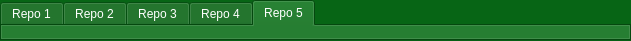
   <widget class="QTabWidget" name="tabWidget">
    <property name="geometry">
     <rect>
      <x>10</x>
      <y>100</y>
      <width>631</width>
      <height>41</height>
     </rect>
    </property>
    <property name="palette">
     <palette>
      <active>
       <colorrole role="WindowText">
        <brush brushstyle="SolidPattern">
         <color alpha="255">
          <red>255</red>
          <green>255</green>
          <blue>255</blue>
         </color>
        </brush>
       </colorrole>
       <colorrole role="Button">
        <brush brushstyle="SolidPattern">
         <color alpha="255">
          <red>7</red>
          <green>101</green>
          <blue>21</blue>
         </color>
        </brush>
       </colorrole>
       <colorrole role="Light">
        <brush brushstyle="SolidPattern">
         <color alpha="255">
          <red>10</red>
          <green>152</green>
          <blue>31</blue>
         </color>
        </brush>
       </colorrole>
       <colorrole role="Midlight">
        <brush brushstyle="SolidPattern">
         <color alpha="255">
          <red>8</red>
          <green>126</green>
          <blue>26</blue>
         </color>
        </brush>
       </colorrole>
       <colorrole role="Dark">
        <brush brushstyle="SolidPattern">
         <color alpha="255">
          <red>3</red>
          <green>50</green>
          <blue>10</blue>
         </color>
        </brush>
       </colorrole>
       <colorrole role="Mid">
        <brush brushstyle="SolidPattern">
         <color alpha="255">
          <red>4</red>
          <green>67</green>
          <blue>14</blue>
         </color>
        </brush>
       </colorrole>
       <colorrole role="Text">
        <brush brushstyle="SolidPattern">
         <color alpha="255">
          <red>255</red>
          <green>255</green>
          <blue>255</blue>
         </color>
        </brush>
       </colorrole>
       <colorrole role="BrightText">
        <brush brushstyle="SolidPattern">
         <color alpha="255">
          <red>255</red>
          <green>255</green>
          <blue>255</blue>
         </color>
        </brush>
       </colorrole>
       <colorrole role="ButtonText">
        <brush brushstyle="SolidPattern">
         <color alpha="255">
          <red>255</red>
          <green>255</green>
          <blue>255</blue>
         </color>
        </brush>
       </colorrole>
       <colorrole role="Base">
        <brush brushstyle="SolidPattern">
         <color alpha="255">
          <red>0</red>
          <green>0</green>
          <blue>0</blue>
         </color>
        </brush>
       </colorrole>
       <colorrole role="Window">
        <brush brushstyle="SolidPattern">
         <color alpha="255">
          <red>7</red>
          <green>101</green>
          <blue>21</blue>
         </color>
        </brush>
       </colorrole>
       <colorrole role="Shadow">
        <brush brushstyle="SolidPattern">
         <color alpha="255">
          <red>0</red>
          <green>0</green>
          <blue>0</blue>
         </color>
        </brush>
       </colorrole>
       <colorrole role="AlternateBase">
        <brush brushstyle="SolidPattern">
         <color alpha="255">
          <red>3</red>
          <green>50</green>
          <blue>10</blue>
         </color>
        </brush>
       </colorrole>
       <colorrole role="ToolTipBase">
        <brush brushstyle="SolidPattern">
         <color alpha="255">
          <red>255</red>
          <green>255</green>
          <blue>220</blue>
         </color>
        </brush>
       </colorrole>
       <colorrole role="ToolTipText">
        <brush brushstyle="SolidPattern">
         <color alpha="255">
          <red>0</red>
          <green>0</green>
          <blue>0</blue>
         </color>
        </brush>
       </colorrole>
      </active>
      <inactive>
       <colorrole role="WindowText">
        <brush brushstyle="SolidPattern">
         <color alpha="255">
          <red>255</red>
          <green>255</green>
          <blue>255</blue>
         </color>
        </brush>
       </colorrole>
       <colorrole role="Button">
        <brush brushstyle="SolidPattern">
         <color alpha="255">
          <red>7</red>
          <green>101</green>
          <blue>21</blue>
         </color>
        </brush>
       </colorrole>
       <colorrole role="Light">
        <brush brushstyle="SolidPattern">
         <color alpha="255">
          <red>10</red>
          <green>152</green>
          <blue>31</blue>
         </color>
        </brush>
       </colorrole>
       <colorrole role="Midlight">
        <brush brushstyle="SolidPattern">
         <color alpha="255">
          <red>8</red>
          <green>126</green>
          <blue>26</blue>
         </color>
        </brush>
       </colorrole>
       <colorrole role="Dark">
        <brush brushstyle="SolidPattern">
         <color alpha="255">
          <red>3</red>
          <green>50</green>
          <blue>10</blue>
         </color>
        </brush>
       </colorrole>
       <colorrole role="Mid">
        <brush brushstyle="SolidPattern">
         <color alpha="255">
          <red>4</red>
          <green>67</green>
          <blue>14</blue>
         </color>
        </brush>
       </colorrole>
       <colorrole role="Text">
        <brush brushstyle="SolidPattern">
         <color alpha="255">
          <red>255</red>
          <green>255</green>
          <blue>255</blue>
         </color>
        </brush>
       </colorrole>
       <colorrole role="BrightText">
        <brush brushstyle="SolidPattern">
         <color alpha="255">
          <red>255</red>
          <green>255</green>
          <blue>255</blue>
         </color>
        </brush>
       </colorrole>
       <colorrole role="ButtonText">
        <brush brushstyle="SolidPattern">
         <color alpha="255">
          <red>255</red>
          <green>255</green>
          <blue>255</blue>
         </color>
        </brush>
       </colorrole>
       <colorrole role="Base">
        <brush brushstyle="SolidPattern">
         <color alpha="255">
          <red>0</red>
          <green>0</green>
          <blue>0</blue>
         </color>
        </brush>
       </colorrole>
       <colorrole role="Window">
        <brush brushstyle="SolidPattern">
         <color alpha="255">
          <red>7</red>
          <green>101</green>
          <blue>21</blue>
         </color>
        </brush>
       </colorrole>
       <colorrole role="Shadow">
        <brush brushstyle="SolidPattern">
         <color alpha="255">
          <red>0</red>
          <green>0</green>
          <blue>0</blue>
         </color>
        </brush>
       </colorrole>
       <colorrole role="AlternateBase">
        <brush brushstyle="SolidPattern">
         <color alpha="255">
          <red>3</red>
          <green>50</green>
          <blue>10</blue>
         </color>
        </brush>
       </colorrole>
       <colorrole role="ToolTipBase">
        <brush brushstyle="SolidPattern">
         <color alpha="255">
          <red>255</red>
          <green>255</green>
          <blue>220</blue>
         </color>
        </brush>
       </colorrole>
       <colorrole role="ToolTipText">
        <brush brushstyle="SolidPattern">
         <color alpha="255">
          <red>0</red>
          <green>0</green>
          <blue>0</blue>
         </color>
        </brush>
       </colorrole>
      </inactive>
      <disabled>
       <colorrole role="WindowText">
        <brush brushstyle="SolidPattern">
         <color alpha="255">
          <red>3</red>
          <green>50</green>
          <blue>10</blue>
         </color>
        </brush>
       </colorrole>
       <colorrole role="Button">
        <brush brushstyle="SolidPattern">
         <color alpha="255">
          <red>7</red>
          <green>101</green>
          <blue>21</blue>
         </color>
        </brush>
       </colorrole>
       <colorrole role="Light">
        <brush brushstyle="SolidPattern">
         <color alpha="255">
          <red>10</red>
          <green>152</green>
          <blue>31</blue>
         </color>
        </brush>
       </colorrole>
       <colorrole role="Midlight">
        <brush brushstyle="SolidPattern">
         <color alpha="255">
          <red>8</red>
          <green>126</green>
          <blue>26</blue>
         </color>
        </brush>
       </colorrole>
       <colorrole role="Dark">
        <brush brushstyle="SolidPattern">
         <color alpha="255">
          <red>3</red>
          <green>50</green>
          <blue>10</blue>
         </color>
        </brush>
       </colorrole>
       <colorrole role="Mid">
        <brush brushstyle="SolidPattern">
         <color alpha="255">
          <red>4</red>
          <green>67</green>
          <blue>14</blue>
         </color>
        </brush>
       </colorrole>
       <colorrole role="Text">
        <brush brushstyle="SolidPattern">
         <color alpha="255">
          <red>3</red>
          <green>50</green>
          <blue>10</blue>
         </color>
        </brush>
       </colorrole>
       <colorrole role="BrightText">
        <brush brushstyle="SolidPattern">
         <color alpha="255">
          <red>255</red>
          <green>255</green>
          <blue>255</blue>
         </color>
        </brush>
       </colorrole>
       <colorrole role="ButtonText">
        <brush brushstyle="SolidPattern">
         <color alpha="255">
          <red>3</red>
          <green>50</green>
          <blue>10</blue>
         </color>
        </brush>
       </colorrole>
       <colorrole role="Base">
        <brush brushstyle="SolidPattern">
         <color alpha="255">
          <red>7</red>
          <green>101</green>
          <blue>21</blue>
         </color>
        </brush>
       </colorrole>
       <colorrole role="Window">
        <brush brushstyle="SolidPattern">
         <color alpha="255">
          <red>7</red>
          <green>101</green>
          <blue>21</blue>
         </color>
        </brush>
       </colorrole>
       <colorrole role="Shadow">
        <brush brushstyle="SolidPattern">
         <color alpha="255">
          <red>0</red>
          <green>0</green>
          <blue>0</blue>
         </color>
        </brush>
       </colorrole>
       <colorrole role="AlternateBase">
        <brush brushstyle="SolidPattern">
         <color alpha="255">
          <red>7</red>
          <green>101</green>
          <blue>21</blue>
         </color>
        </brush>
       </colorrole>
       <colorrole role="ToolTipBase">
        <brush brushstyle="SolidPattern">
         <color alpha="255">
          <red>255</red>
          <green>255</green>
          <blue>220</blue>
         </color>
        </brush>
       </colorrole>
       <colorrole role="ToolTipText">
        <brush brushstyle="SolidPattern">
         <color alpha="255">
          <red>0</red>
          <green>0</green>
          <blue>0</blue>
         </color>
        </brush>
       </colorrole>
      </disabled>
     </palette>
    </property>
    <property name="font">
     <font>
      <weight>50</weight>
      <bold>false</bold>
     </font>
    </property>
    <property name="cursor">
     <cursorShape>ArrowCursor</cursorShape>
    </property>
    <property name="autoFillBackground">
     <bool>false</bool>
    </property>
    <property name="tabShape">
     <enum>QTabWidget::Rounded</enum>
    </property>
    <property name="currentIndex">
     <number>4</number>
    </property>
    <widget class="QWidget" name="repo1_tab">
     <attribute name="title">
      <string>Repo 1</string>
     </attribute>
    </widget>
    <widget class="QWidget" name="repo2_tab">
     <attribute name="title">
      <string>Repo 2</string>
     </attribute>
    </widget>
    <widget class="QWidget" name="repo3_tab">
     <attribute name="title">
      <string>Repo 3</string>
     </attribute>
    </widget>
    <widget class="QWidget" name="repo4_tab">
     <attribute name="title">
      <string>Repo 4</string>
     </attribute>
    </widget>
    <widget class="QWidget" name="repo5_tab">
     <attribute name="title">
      <string>Repo 5</string>
     </attribute>
    </widget>
   </widget>
